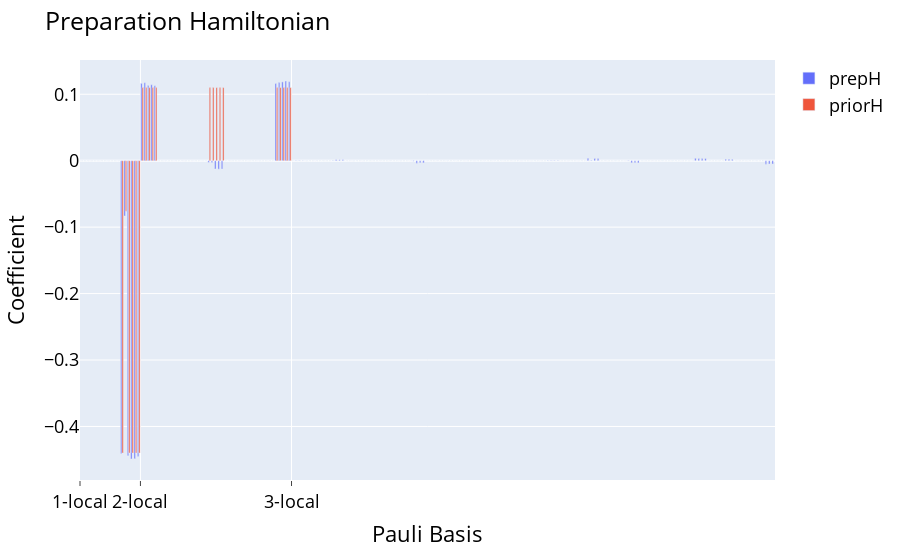

The notebook cell this image was saved under:
### Code cell
index = 1
plt.stairs(gibbsresults[index].cfaulties[-1])
plt.stairs(gibbsresults[index].coriginal*gibbsresults[index].betas[-1])
preparation(gibbsresults[3])

### Figure 1 — Plotly figure (JSON) as saved in the notebook; plotly's stock layout.template omitted (floating-point values rounded to 4 significant figures; data arrays with more than 128 entries replaced by an {"elided": "..."} marker saying what was removed)
{"data": [{"alignmentgroup": "True", "hovertemplate": "<b>%{hovertext}</b><br><br>variable=prepH<br>Pauli Basis=%{x}<br>value=%{y}<extra></extra>", "hovertext": {"elided": "207 str values"}, "legendgroup": "prepH", "marker": {"color": "#636efa", "pattern": {"shape": ""}}, "name": "prepH", "offsetgroup": "prepH", "orientation": "v", "showlegend": true, "textposition": "auto", "type": "bar", "x": {"elided": "207 int values"}, "xaxis": "x", "y": {"elided": "207 float values"}, "yaxis": "y"}, {"alignmentgroup": "True", "hovertemplate": "<b>%{hovertext}</b><br><br>variable=priorH<br>Pauli Basis=%{x}<br>value=%{y}<extra></extra>", "hovertext": {"elided": "207 str values"}, "legendgroup": "priorH", "marker": {"color": "#EF553B", "pattern": {"shape": ""}}, "name": "priorH", "offsetgroup": "priorH", "orientation": "v", "showlegend": true, "textposition": "auto", "type": "bar", "x": {"elided": "207 int values"}, "xaxis": "x", "y": {"elided": "207 float values"}, "yaxis": "y"}], "layout": {"barmode": "group", "font": {"color": "black", "size": 18}, "legend": {"title": {"text": ""}, "tracegroupgap": 0}, "margin": {"t": 60}, "title": {"text": "Preparation Hamiltonian"}, "xaxis": {"anchor": "y", "domain": [0, 1], "showgrid": true, "ticklen": 5, "ticks": "outside", "ticktext": ["1-local", "2-local", "3-local"], "tickvals": [-0.5, 17.5, 62.5], "title": {"text": "Pauli Basis"}}, "yaxis": {"anchor": "x", "domain": [0, 1], "title": {"text": "Coefficient"}}}}
